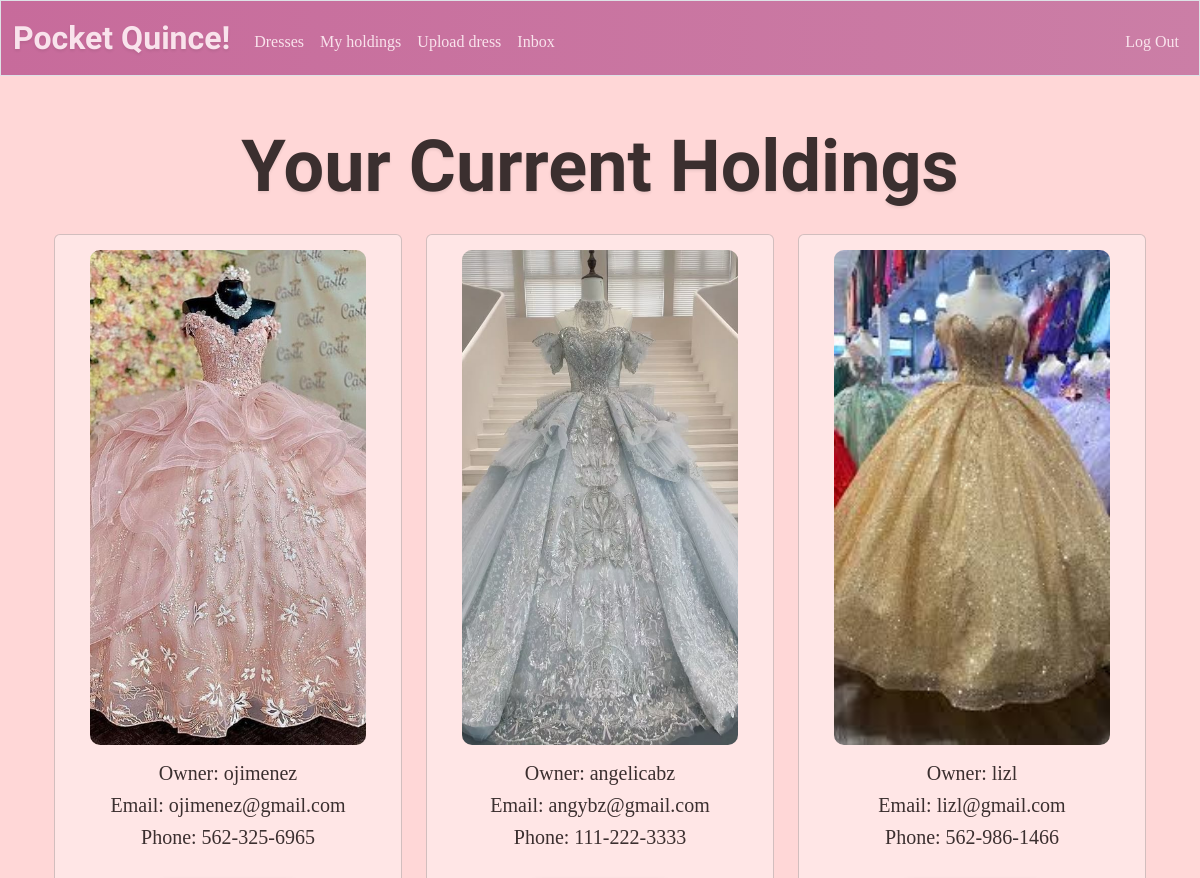
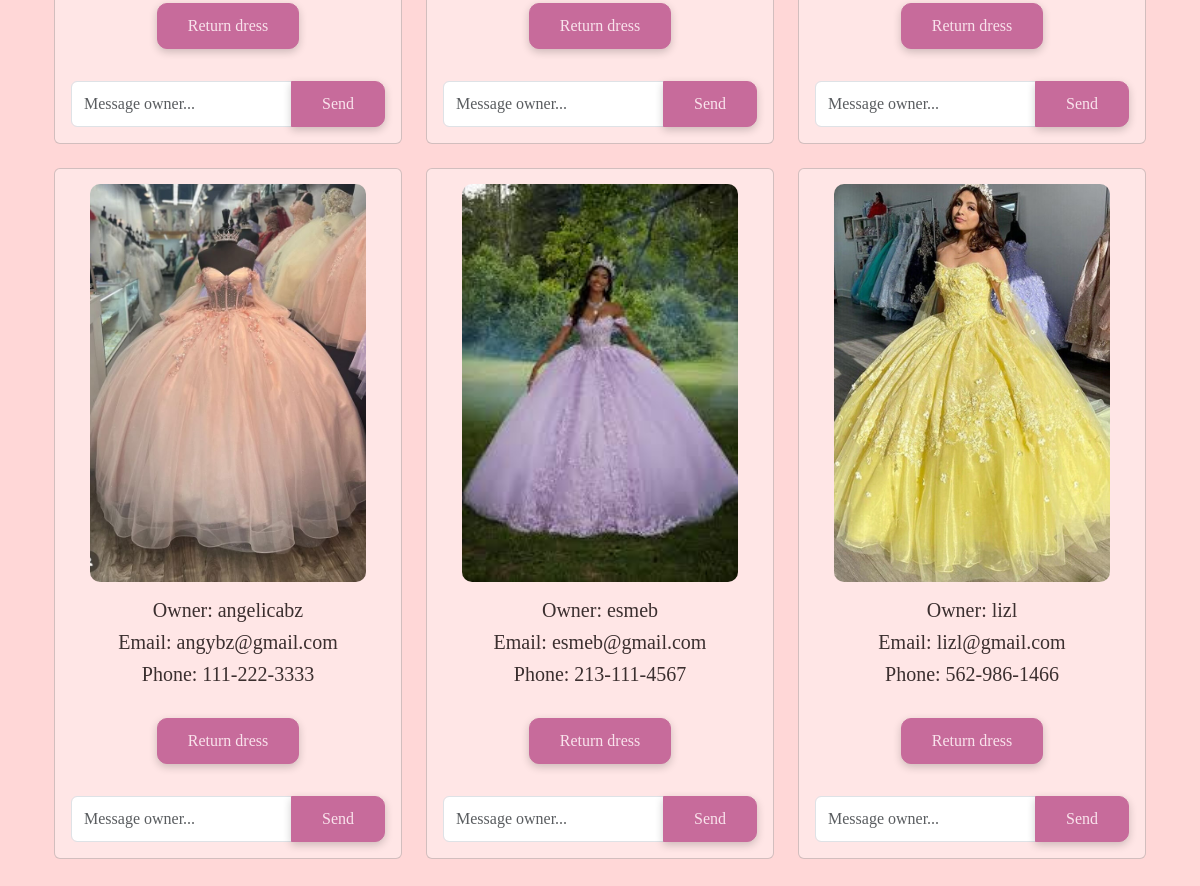
/holdings (signed in), run on the app's committed database (2 pictures, top to bottom).
### tables this page shows
CREATE TABLE dresses (
    id INTEGER PRIMARY KEY AUTOINCREMENT,
    size TEXT NOT NULL,
    color TEXT NOT NULL,
    owner INTEGER NOT NULL,
    image_url TEXT,
    time_posted TEXT NOT NULL DEFAULT CURRENT_TIMESTAMP,
    FOREIGN KEY (owner) REFERENCES users(id)
);

CREATE TABLE users (
id INTEGER PRIMARY KEY AUTOINCREMENT NOT NULL, 
username TEXT NOT NULL UNIQUE, 
email TEXT NOT NULL, 
phone TEXT NOT NULL, 
hash TEXT NOT NULL
);

### app.py (the view)
@app.route("/holdings")
@login_required
def holdings():
    db = get_db() # Establish database connection to wardrobe.db
    holdingBuffer = db.execute("SELECT * FROM dresses JOIN holdings as h on dresses.id = h.dress_id WHERE h.user_id = ? AND h.rent_end IS NULL ORDER BY h.rent_start DESC", (session["user_id"],)).fetchall()
    holdings = [] # Empty list for all rented dresses
    for holding in holdingBuffer:
        holding = dict(holding)  # Convert Row object to dictionary not readonly to allow changes
        holding["owner_id"] = holding["owner"]
        owner = db.execute("SELECT username, email, phone FROM users WHERE id = ?", (holding["owner"],)).fetchone()
        holding["owner_name"] = owner["username"]
        holding["owner_email"] = owner["email"]
        holding["owner_phone"] = owner["phone"]
        holdings.append(holding) # Add updated dictionary to list
    return render_template("holdings.html", holdings=holdings)

### app.py (called while the page is built)
def get_db():
    if "db" not in g: # Check if database connection already exists
        g.db = sqlite3.connect(DATABASE) # Open database and store connection for reuse
        g.db.row_factory = sqlite3.Row # Enable dictionary-like row access for reading
    return g.db # Return database connection

@app.after_request
def after_request(response):
    response.headers["Cache-Control"] = "no-cache, no-store, must-revalidate"
    response.headers["Expires"] = 0
    response.headers["Pragma"] = "no-cache"
    return response

### help.py (called while the page is built)
def login_required(f):
    @wraps(f)
    def decorated_function(*args, **kwargs):
        if session.get("user_id") is None:
            return redirect("/login")
        return f(*args, **kwargs)
    return decorated_function

### templates/holdings.html (shortened to what this page needs)
{% extends "layout.html" %}
{% block main %}
    <h1 class = "imperial mb-4">Your Current Holdings</h1>
    {% if holdings|length == 0 %}
        <h3 class = "body-font">You are not currently holding any dresses.</h3>
    {% else %}
        <div class="container">
            <div class="row">
                {% for dress in holdings %}
                    <div class = "col-md-4 mb-4">
                        <div class = "card dress-card">
                            <img class = "catalogImage mx-auto d-block" src = "{{ dress['image_url'] }}" alt = "Dress image">
                            <div class = "card-body">
                                <h5 class = "body-font">{{ "Owner: " + dress["owner_name"] }}</h5>
                                <h5 class = "body-font">{{ "Email: " + dress["owner_email"]}}</h5>
                                <h5 class = "body-font">{{ "Phone: " + dress["owner_phone"]}}</h5>
                                <form action = "/returnDress" method = "post">
                                    <br>
                                    <button class="btn btn-primary body-font" type="submit">Return dress</button>
                                </form>
                                <br>
                                <form action="/messages" method="post" class="mt-2">
                                    <div class="input-group">
                                        <input type="text" name="body" class="form-control body-font" placeholder="Message owner..." required>
                                        <button type="submit" class="btn btn-primary btn-sm body-font">Send</button>
                                    </div>
                                </form>
                            </div>
                        </div>
                    </div>
                {% endfor %}
            </div>
        </div>
    {% endif %}
{% endblock %}

### static/style.css (style rules this page uses)
body { background-color: #FFD7D7; }
.imperial { font-family: 'Imperial Script', cursive; text-shadow: 0px 2px 3px rgba(0,0,0,0.08); font-weight: 700; font-size: 450%; color: #3B2F2F; }
.body-font { font-family: 'Merriweather', serif; color: #3B2F2F }
.btn-primary { background-color: #C76B9B; color: #F9E3EC; border-color: #C76B9B; font-size: 1rem; border-radius: 10px; padding: 10px 30px; box-shadow: 0px 3px 8px rgba(0, 0, 0, 0.2); }
.catalogImage { width: 80%; height: 80%; max-height: 550px; object-fit: cover; object-position: center; border-radius: 10px; }
.dress-card { padding-top: 15px; height: 100%; }
.card { background-color: #FFE6E6; }
form label, form button { background-color: #C76B9B; border: 1px #C76B9B; padding: 5px 10px; border-radius: 900px; box-shadow: 0px 3px 8px rgba(0, 0, 0, 0.2); font-size: 0.8rem; height: auto; display: inline-block; width: auto; cursor: pointer; }

### data on the page
dresses: image_url (picture)
users: username "Owner: ojimenez", email "Email: ojimenez@gmail.com", phone "Phone: 562-325-6965"
dresses: image_url (picture)
users: username "Owner: angelicabz" "Owner: angelicabz", email "Email: angybz@gmail.com" "Email: angybz@gmail.com", phone "Phone: 111-222-3333" "Phone: 111-222-3333"
dresses: image_url (picture)
users: username "Owner: lizl" "Owner: lizl", email "Email: lizl@gmail.com" "Email: lizl@gmail.com", phone "Phone: 562-986-1466" "Phone: 562-986-1466"
dresses: image_url (picture)
dresses: image_url (picture)
users: username "Owner: esmeb", email "Email: esmeb@gmail.com", phone "Phone: 213-111-4567"
dresses: image_url (picture)
